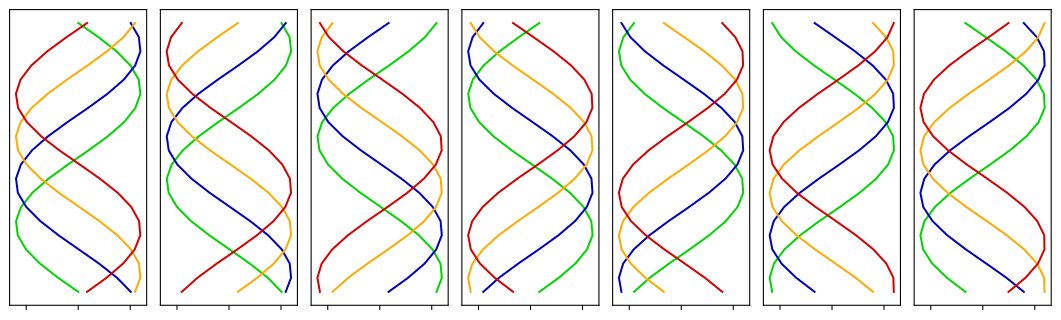

Source code (Python):
"""
Interpolation plot generator - visualizes latent space interpolations
Creates plots showing how model outputs vary across latent space dimensions
"""
import matplotlib.pyplot as plt
import matplotlib
matplotlib.use('Agg')
import numpy as np
import argparse
import pickle
import os
import sys

# Add parent directory to path
sys.path.insert(0, os.path.dirname(os.path.dirname(os.path.abspath(__file__))))

print("Interpolation Plot Generator")
print("=" * 60)

parser = argparse.ArgumentParser(description="Create interpolation plots from latent space data")
parser.add_argument('--data_file', type=str, default=os.path.abspath("../data/interpolation_data.pkl"), 
                    help='File with pickled interpolation data (default: ../data/interpolation_data.pkl)')
parser.add_argument('--num_plots', type=int, default=7, 
                    help='Number of subplots to show (default: 7)')
parser.add_argument('--out_file', type=str, default="make_interpolation_plot.svg", 
                    help='Filename to save created plot (default: make_interpolation_plot.svg)')
args = parser.parse_args()

print(f"Data file: {args.data_file}")
print(f"Num plots: {args.num_plots}")
print(f"Output file: {args.out_file}")
print("=" * 60)

# Check if data file exists, otherwise generate synthetic data
if not os.path.exists(args.data_file):
    print(f"Warning: Data file not found: {args.data_file}")
    print("Generating synthetic interpolation data for demonstration...")
    
    # Create data directory
    data_dir = os.path.dirname(args.data_file)
    os.makedirs(data_dir, exist_ok=True)
    
    # Generate synthetic interpolation data
    # Shape: (latent_steps, num_sequences, vocab_size)
    latent_steps = 20
    num_seqs = args.num_plots
    vocab_size = 4  # DNA bases
    
    # Create smooth interpolation curves for each sequence
    data = np.zeros((latent_steps, num_seqs, vocab_size))
    for seq_idx in range(num_seqs):
        for char_idx in range(vocab_size):
            # Create smooth sine-wave-like interpolation
            t = np.linspace(0, 2*np.pi, latent_steps)
            data[:, seq_idx, char_idx] = 0.5 + 0.3 * np.sin(t + seq_idx + char_idx)
            data[:, seq_idx, char_idx] = np.clip(data[:, seq_idx, char_idx], 0, 1)
    
    # Save synthetic data
    with open(args.data_file, 'wb') as f:
        pickle.dump(data, f)
    
    print(f"✓ Generated synthetic interpolation data")
    print(f"  Shape: {data.shape} (latent_steps, num_sequences, vocab_size)")
    print(f"✓ Saved to {args.data_file}")
    print()

# Load data
try:
    with open(args.data_file, "rb") as f:
        data = pickle.load(f)
    print(f"Loaded interpolation data: shape {data.shape}")
    print()
except Exception as e:
    print(f"Error loading data file: {e}")
    sys.exit(1)

# Define colors for DNA bases
colours = np.array([(0, 213, 0),    # green (A)
                    (0, 0, 192),    # blue (C)
                    (255, 170, 0),  # yellow (G)
                    (213, 0, 0)],   # red (T)
                   dtype=float) / 255

# Adjust number of plots to match data if needed
num_plots = min(args.num_plots, data.shape[1])
if num_plots != args.num_plots:
    print(f"Note: Adjusting num_plots from {args.num_plots} to {num_plots} (data has {data.shape[1]} sequences)")

# Create subplots
f, axes = plt.subplots(1, num_plots, sharex=True, sharey=True, figsize=(num_plots*2, 4))

# Handle single plot case
if num_plots == 1:
    axes = [axes]

# Plot interpolation curves for each sequence and base
for seq_idx, axis in enumerate(axes):
    for char_idx in range(min(4, data.shape[2])):  # Min with vocab size
        plt_data = data[:, seq_idx, char_idx]  # data has indices (latent_idx, seq_idx, vocab_idx)
        axis.plot(plt_data[::-1], range(len(plt_data)), color=colours[char_idx], linewidth=1.5)

# Fine-tune figure; make subplots close to each other
f.subplots_adjust(hspace=0, wspace=0.1)
plt.setp([a.get_yticklabels() for a in f.axes], visible=False)
plt.setp([a.get_yaxis() for a in f.axes], visible=False)
plt.setp([a.get_xticklabels() for a in f.axes], visible=False)

# Determine output format from filename
if args.out_file.endswith('.pdf'):
    fmt = 'pdf'
elif args.out_file.endswith('.png'):
    fmt = 'png'
else:
    fmt = 'svg'

plt.savefig(args.out_file, format=fmt, bbox_inches='tight')
plt.close()

print(f"✓ Plot saved to {args.out_file}")
print("Done")
